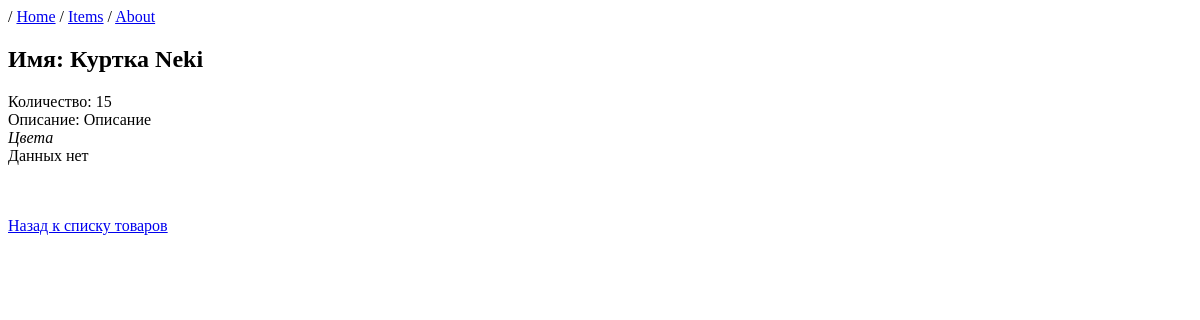
Screenshot of /item/3 with the database file from the repository.
### MainApp/models.py (models this page shows, shortened)
class Item(models.Model):
    name = models.CharField(max_length=100)
    brand = models.CharField(max_length=100)
    count = models.PositiveIntegerField()
    description = models.TextField(max_length=200, default='Описание')
    colors = models.ManyToManyField(to=Color)

### MainApp/views.py (the view)
# urls.py: path('item/<int:itemId>', views.getItem, name='item-detals'),
def getItem(request, itemId: int):
    try:
        item = Item.objects.get(id=itemId)
    except ObjectDoesNotExist:
        return HttpResponseNotFound(f'Item with id={itemId} not found')
    else:
        colors = item.colors.all()
        context = {
            'item': item,
            'colors': colors,
        }
        return render(request, 'itemPage.html', context)

### templates/itemPage.html (shortened to what this page needs)
{% extends "base.html" %}
{% block content %}
    <h2>Имя: {{item.name}} {{item.brand}}</h2>
    <div>
        Количество: {{item.count | default:" Товар отсутствует"}}
    </div>
    <div>
        Описание: {{item.description}}
    </div>
    <div>
        <i>Цвета</i>
        {% if colors %}
        <ul class="ul_no_mark">
            {% for color in colors%}
                <li>
                    <div class="div_color" style="background-color: {{color.name}};">&nbsp;&nbsp;{{color.name}}</div>
                </li>
            {% endfor %}
        </ul>
        {% else %}
            <br>Данных нет
        {% endif %}
    </div>
    <br><br>
    <p><a href="{% url "items-list" %}">Назад к списку товаров</a></p>
{% endblock %}

### static/css/style.css (style rules this page uses)
* { box-sizing: border-box; }

### rows the page displays
Item: name "Куртка", brand "Neki", count "15", description "Описание"
